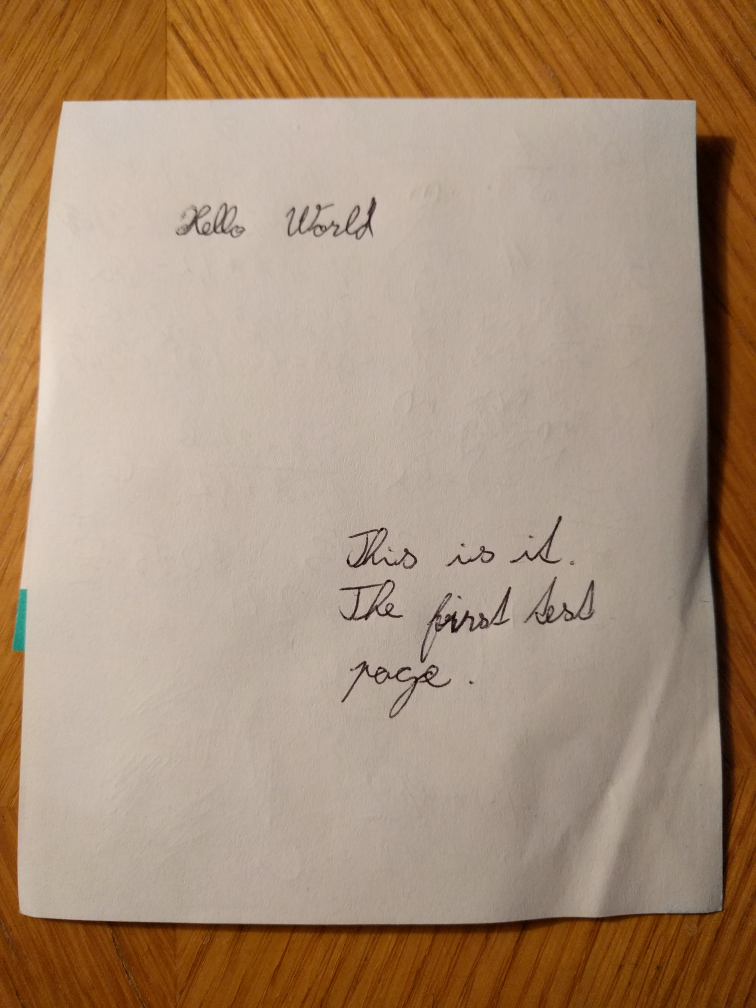
#> input picture images/1.jpg, 3024 x 4032 px (shown at 1/4 size)
$ python -i words.py   (imports and definitions only)   (older library calls are emulated)
#> lines starting #> are read from the running program, lines starting #| are printed output that depends on the picture; after the words box and inside, x2 and y2 are one past the last pixel; in counts of white or black regions, pixels touching at a corner belong together
# -*- coding: utf-8 -*-
"""
Detect words on the page
return array of words' bounding boxes
"""
import numpy as np
import matplotlib.pyplot as plt
import cv2
from .helpers import *

def detection(image, join=False):
    """ Detecting the words bounding boxes """
    # Preprocess image for word detection
    blurred = cv2.GaussianBlur(image, (5, 5), 18)
    edgeImg = edgeDetect(blurred)
    ret, edgeImg = cv2.threshold(edgeImg, 50, 255, cv2.THRESH_BINARY)
    bwImage = cv2.morphologyEx(edgeImg, cv2.MORPH_CLOSE,
                               np.ones((15,15), np.uint8))
    # Return detected bounding boxes
    return textDetect(bwImage, image, join)


def edgeDetect(im):
    """
    Edge detection
    Sobel operator is applied for each image layer (RGB)
    """
    return np.max(np.array([sobelDetect(im[:,:, 0]),
                            sobelDetect(im[:,:, 1]),
                            sobelDetect(im[:,:, 2])]), axis=0)


def sobelDetect(channel):
    """ Sobel operator """
    sobelX = cv2.Sobel(channel, cv2.CV_16S, 1, 0)
    sobelY = cv2.Sobel(channel, cv2.CV_16S, 0, 1)
    sobel = np.hypot(sobelX, sobelY)
    sobel[sobel > 255] = 255
    return np.uint8(sobel)


# [40 lines left out: functions union, isIntersect, groupRectangles, not called in this run]


def textDetect(img, image, join=False):
    """ Text detection using contours """
    small = resize(img, 2000)

    # Finding contours
    mask = np.zeros(small.shape, np.uint8)
    im2, cnt, hierarchy = cv2.findContours(np.copy(small),
                                           cv2.RETR_CCOMP,
                                           cv2.CHAIN_APPROX_SIMPLE)
    index = 0
    boundingBoxes = np.array([0,0,0,0])
    bBoxes = []

    # image for drawing bounding boxes
    small = cv2.cvtColor(small, cv2.COLOR_GRAY2RGB)

    # Go through all contours in top level
    while (index >= 0):
        x,y,w,h = cv2.boundingRect(cnt[index])
        cv2.drawContours(mask, cnt, index, (255, 255, 255), cv2.FILLED)
        maskROI = mask[y:y+h, x:x+w]
        # Ratio of white pixels to area of bounding rectangle
        r = cv2.countNonZero(maskROI) / (w * h)

        # Limits for text
        if r > 0.1 and 1600 > w > 10 and 1600 > h > 10 and h/w < 3 and w/h < 10 and (60 // h) * w < 1000:
            bBoxes += [[x, y, w, h]]

        index = hierarchy[0][index][0]

    # Need more work
    if join:
        bBoxes = groupRectangles(bBoxes)
    for (x, y, w, h) in bBoxes:
        cv2.rectangle(small, (x, y),(x+w,y+h), (0, 255, 0), 2)
        boundingBoxes = np.vstack((boundingBoxes,
                                   np.array([x, y, x+w, y+h])))

    # implt(small, t='Bounding rectangles')

    bBoxes = boundingBoxes.dot(ratio(image, small.shape[0])).astype(np.int64)
    return bBoxes[1:]


# [63 lines left out: function textDetectWatershed, not called in this run]

>>> import cv2
>>> picture = cv2.imread('../images/1.jpg')
#> picture is the input picture: shape (4032, 3024, 3); mean B, G, R 119, 143.4, 169.2
>>> result = detection(picture)
#> in sobelDetect, `sobelX = cv2.Sobel(channel, cv2.CV_16S, 1, 0)`:
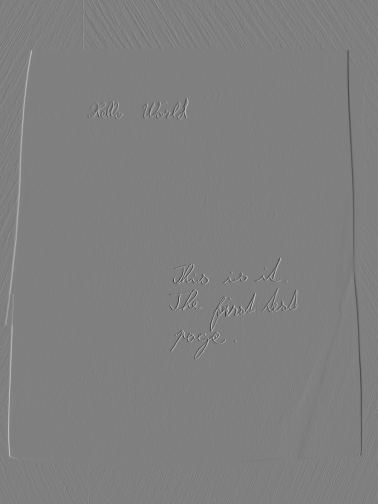
#> sobelX: shape (4032, 3024) int16 (shown at 1/8 size); min -259, max 258, mean -0.1; drawn with min black and max white
#> in sobelDetect, `sobel = np.hypot(sobelX, sobelY)`:
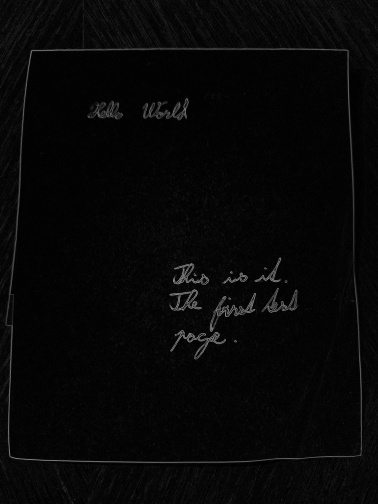
#> sobel: shape (4032, 3024) float32 (shown at 1/8 size); min 0, max 294.2, mean 8.6; drawn with min black and max white
#> in sobelDetect (call 2), `sobelX = cv2.Sobel(channel, cv2.CV_16S, 1, 0)`:
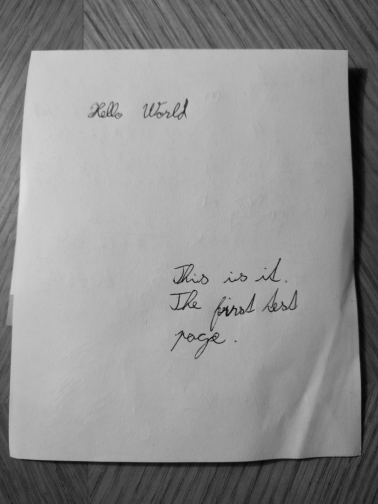
#> channel: shape (4032, 3024) (shown at 1/8 size); min 1, max 222, mean 143.4
#> in sobelDetect (call 3), `sobelX = cv2.Sobel(channel, cv2.CV_16S, 1, 0)`:
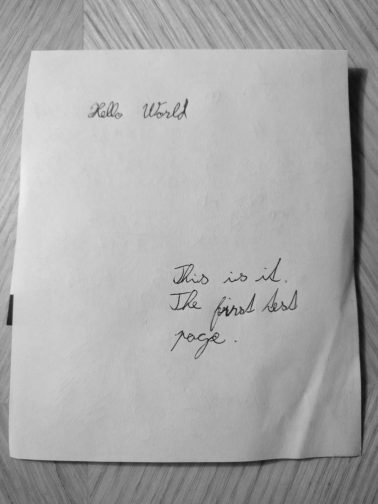
#> channel: shape (4032, 3024) (shown at 1/8 size); min 12, max 237, mean 169.2
#> in detection, `ret, edgeImg = cv2.threshold(edgeImg, 50, 255, cv2.THRESH_BINARY)`:
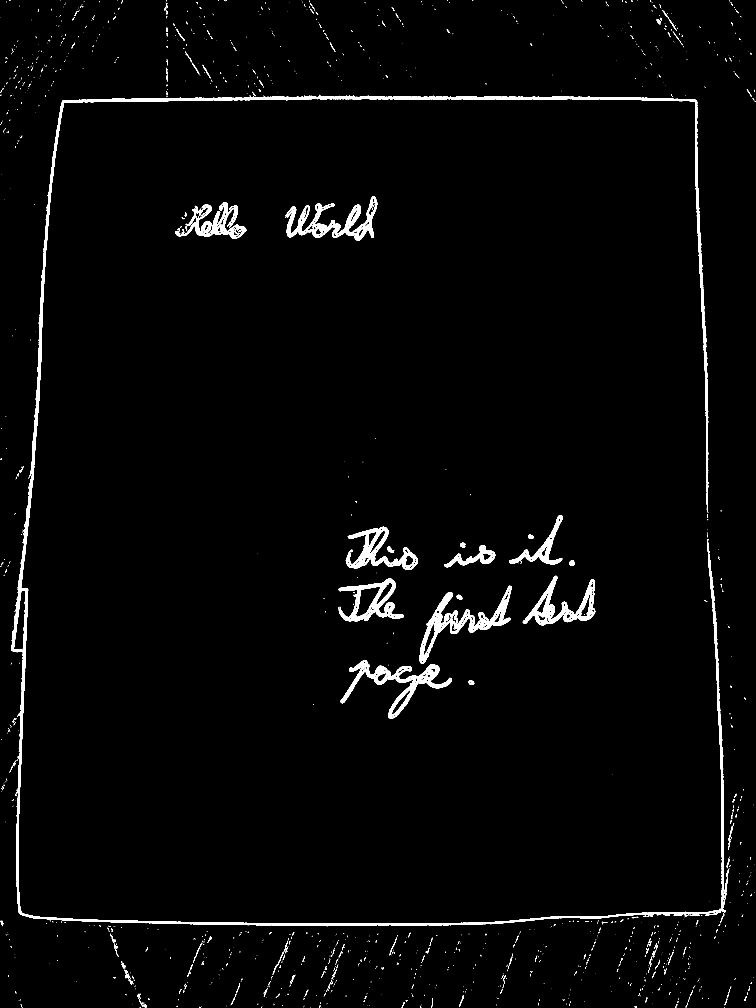
#> edgeImg: shape (4032, 3024) (shown at 1/4 size); 2% white; 1449 white regions (1184 under 20 px), largest, box (x1, y1, x2, y2) and area: (45, 379, 2901, 3705) 109367, (1678, 2343, 2048, 2655) 18655, (1362, 2641, 1808, 2875) 17977
#> in detection, `bwImage = cv2.morphologyEx(edgeImg, cv2.MORPH_CLOSE, np.ones((15,15), ..`:
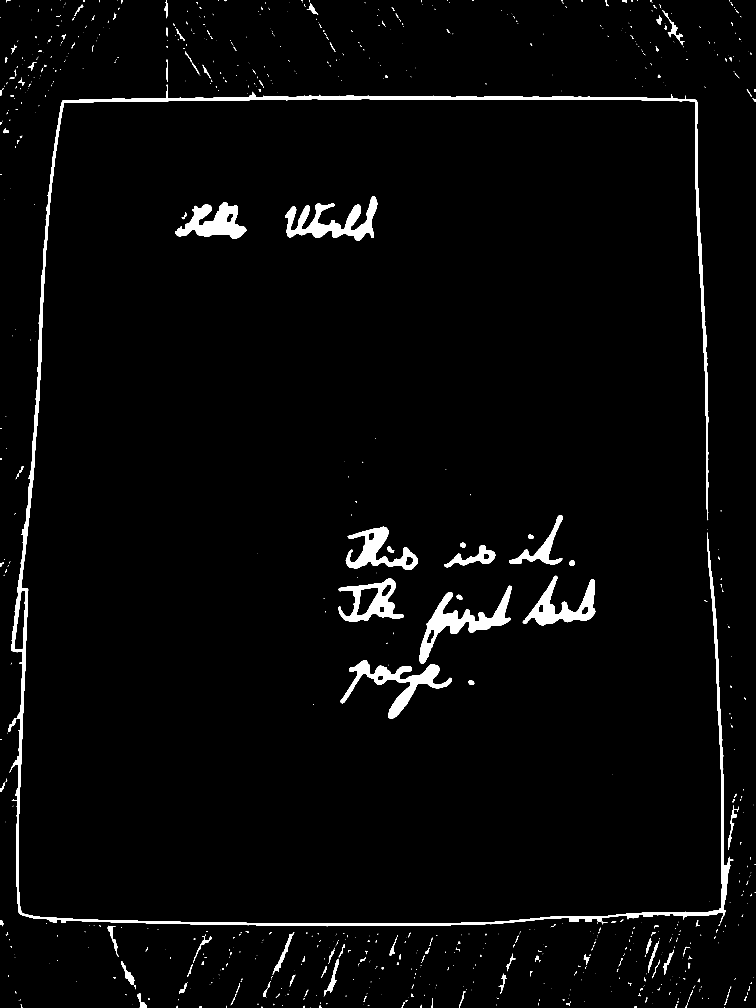
#> bwImage: shape (4032, 3024) (shown at 1/4 size); 2.7% white; 886 white regions (654 under 20 px), largest, box (x1, y1, x2, y2) and area: (32, 338, 2933, 3705) 123721, (1678, 2343, 2048, 2655) 26815, (1141, 785, 1509, 962) 24784
#> (the run stopped early here; a loop or call above may not have finished)

$ run again, on images/3.jpg
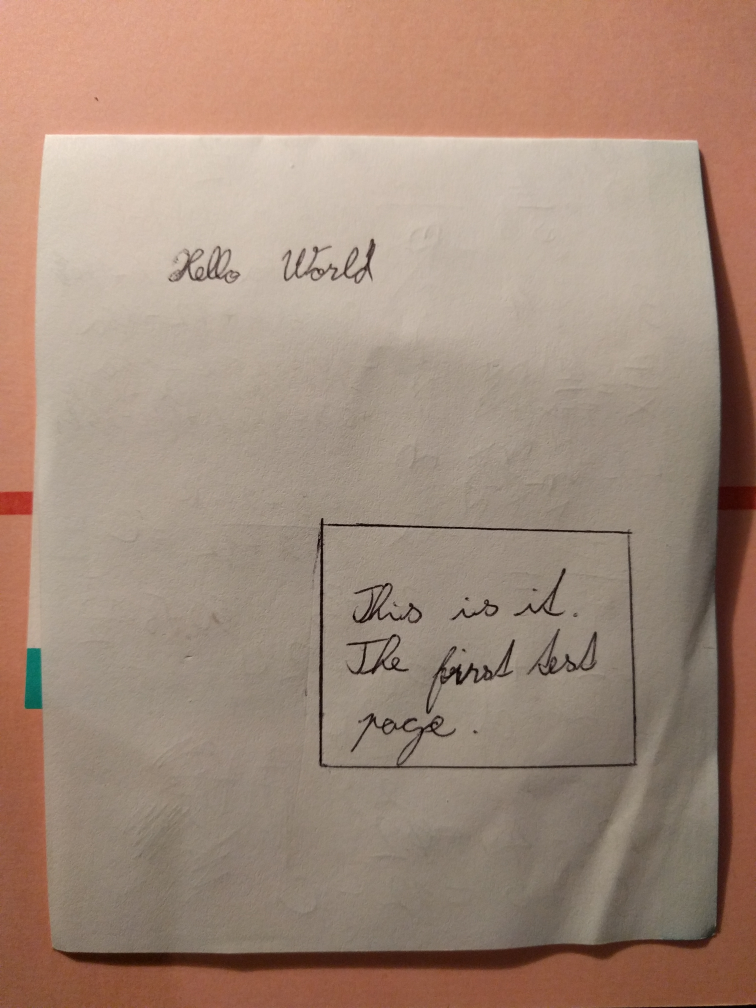
#> input picture images/3.jpg, 3024 x 4032 px (shown at 1/4 size)
#> picture is the input picture: shape (4032, 3024, 3); mean B, G, R 121.9, 138.2, 163
#> in detection, `ret, edgeImg = cv2.threshold(edgeImg, 50, 255, cv2.THRESH_BINARY)`:
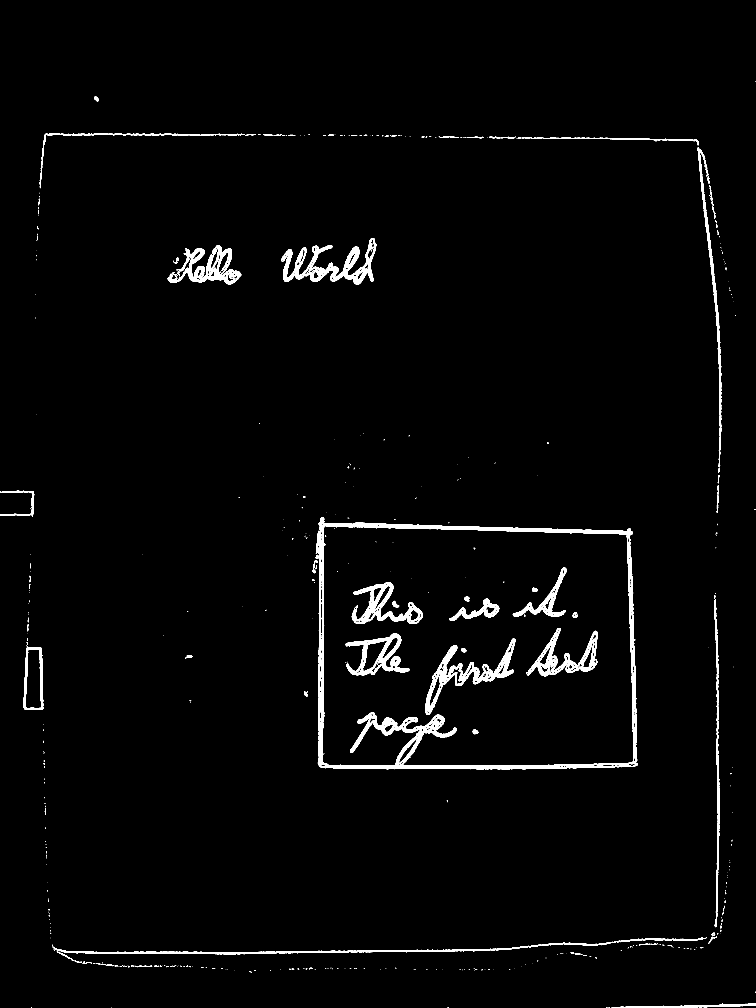
#> edgeImg: shape (4032, 3024) (shown at 1/4 size); 1.9% white; 529 white regions (401 under 20 px), largest, box (x1, y1, x2, y2) and area: (1263, 2069, 2552, 3079) 72212, (1125, 952, 1506, 1138) 18853, (1701, 2555, 2062, 2859) 16635
#> in detection, `bwImage = cv2.morphologyEx(edgeImg, cv2.MORPH_CLOSE, np.ones((15,15), ..`:
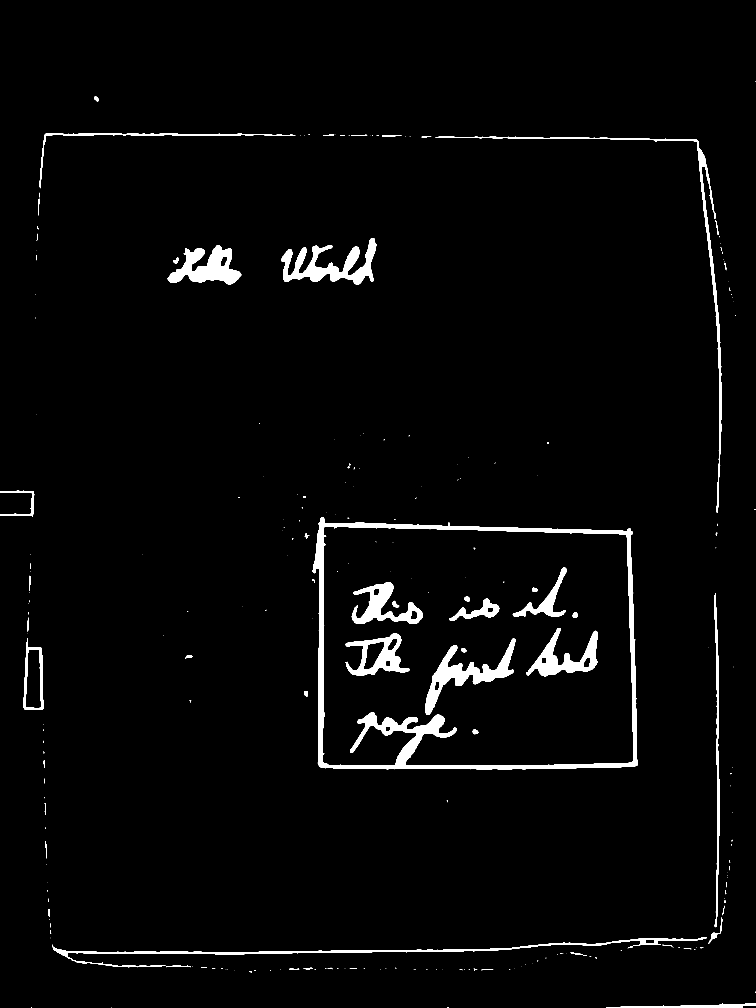
#> bwImage: shape (4032, 3024) (shown at 1/4 size); 2.6% white; 245 white regions (167 under 20 px), largest, box (x1, y1, x2, y2) and area: (1250, 2069, 2552, 3079) 93903, (1125, 952, 1506, 1138) 26769, (1701, 2555, 2062, 2859) 25847
